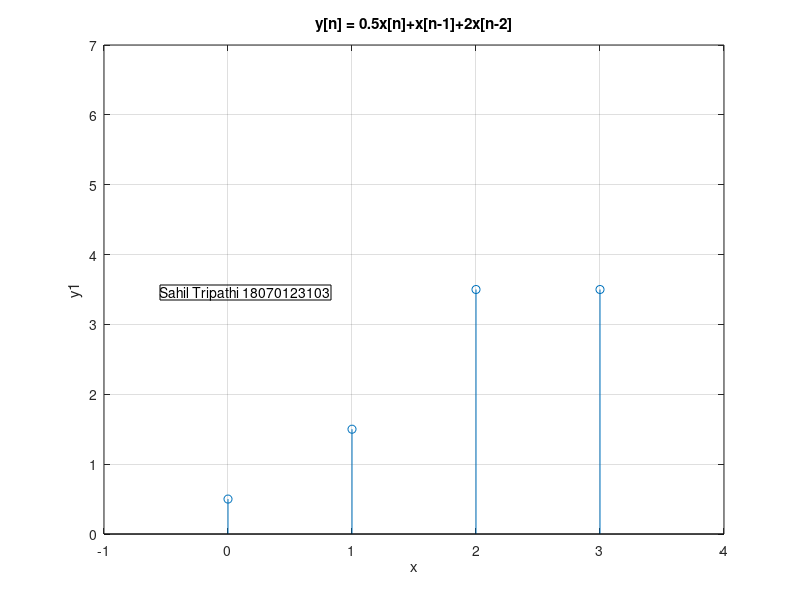
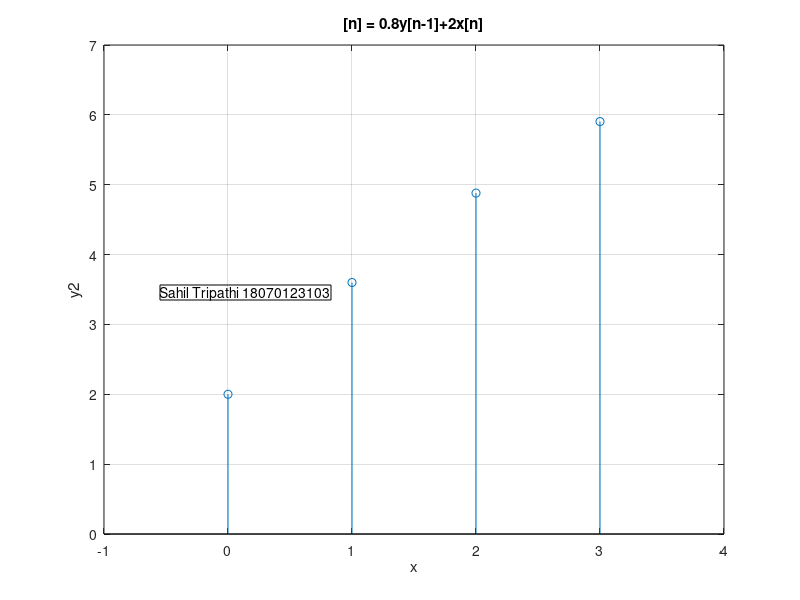
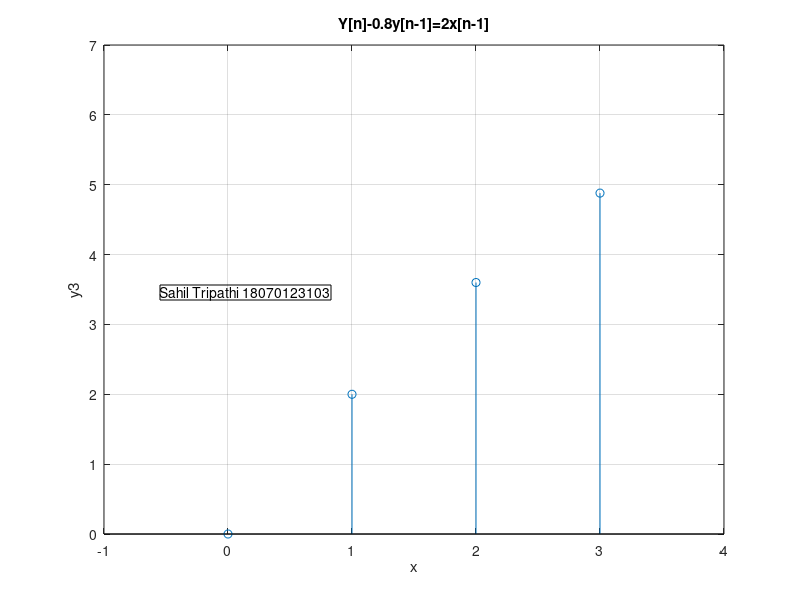

Recreate these plots in MATLAB, in order.
clc
clear all;
close all;
x=[1 1 1 1]; % for unit step signal
n=0:3; % 0<_n<_3
a1=[1]
b1=[0.5 1 2];
y1=filter(b1,a1,x)
figure
stem(n,y1)
xlabel('x')
ylabel('y1')
title('y[n] = 0.5x[n]+x[n-1]+2x[n-2]')
axis([-1 4 0 7])
grid on
dim = [.2 .5 .3 .3];
str = 'Sahil Tripathi 18070123103';
annotation('textbox',dim,'String',str,'FitBoxToText','on');

%%
a2 = [1 -0.8];
b2 = [2];
y2 = filter(b2,a2,x)
figure
stem(n,y2)
xlabel('x');
ylabel('y2');
title('[n] = 0.8y[n-1]+2x[n]')
axis([-1 4 0 7])
grid on
dim = [.2 .5 .3 .3];
str = 'Sahil Tripathi 18070123103';
annotation('textbox',dim,'String',str,'FitBoxToText','on');

%%
a3 = [1 -0.8];
b3 = [0 2];
y3 = filter(b3,a3,x)
figure
stem(n,y3)
xlabel('x');
ylabel('y3');
title('Y[n]-0.8y[n-1]=2x[n-1]')
axis([-1 4 0 7])
grid on
dim = [.2 .5 .3 .3];
str = 'Sahil Tripathi 18070123103';
annotation('textbox',dim,'String',str,'FitBoxToText','on');
